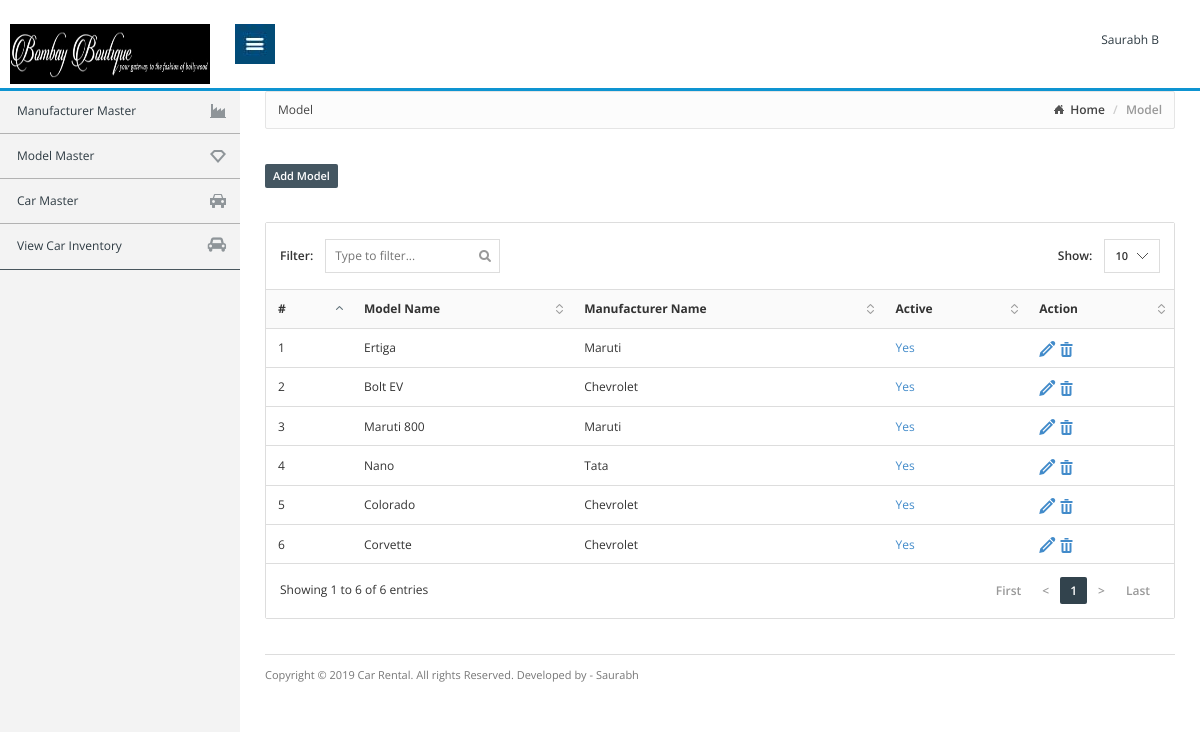
The page /admin-panel/model-master.php on the database its author committed.
### tables this page shows
CREATE TABLE `cr_model_master` (
  `id` int(11) NOT NULL,
  `manufacturer_id` int(11) DEFAULT NULL,
  `model_name` varchar(255) DEFAULT NULL,
  `active` tinyint(4) DEFAULT '0',
  `is_deleted` tinyint(4) DEFAULT '0',
  `created` timestamp NOT NULL DEFAULT CURRENT_TIMESTAMP
);

CREATE TABLE `cr_manufacturer_master` (
  `id` int(11) NOT NULL,
  `manufacturer_name` varchar(255) DEFAULT NULL,
  `active` tinyint(4) DEFAULT NULL,
  `is_deleted` tinyint(4) DEFAULT '0',
  `created` timestamp NOT NULL DEFAULT CURRENT_TIMESTAMP
);

### admin-panel/include/database.php (called while the page is built, shortened)
<?php
    class Database
    {
		private $connection;
		public function open_connection()
		{
			$this->connection = new mysqli("localhost", "root", "", "car-rental");
		}
		public function query($sql)
		{
			$result=$this->connection->query($sql);
			return $result;
		}
		public function fetch($query)
		{
			$row=$query->fetch_assoc();
			return $row;
		}
		public function escape_string($string)
		{
			$string = $this->connection->real_escape_string($string);
			return $string;
		}
		public function strip_all($string)
		{
			$string = strip_tags($string);
			return $string;
		}
	}
?>

### admin-panel/include/admin-functions.php (called while the page is built, shortened)
<?php
	include('database.php');
	class AdminFunctions extends Database {
		function getUniqueManufacturerById($id) {
			$id = $this->escape_string($this->strip_all($id));
			$query = "select * from ".PREFIX."manufacturer_master where id='$id'";
			$sql = $this->query($query);
			return $this->fetch($sql);
		}
	}
?>

### admin-panel/model-master.php (the view, shortened to what this page needs)
<?php
	include_once 'include/admin-functions.php';
	$admin = new AdminFunctions();
	$pageName = "Model";
	$addURL = 'model-add.php';
	$deleteURL = 'model-delete.php';
	$tableName = 'model_master';
	$sql = "SELECT * FROM ".PREFIX.$tableName." order by created DESC";
	$results = $admin->query($sql);
?>
<!DOCTYPE html>
<html lang="en">
<head>
	<link href="css/bootstrap.min.css" rel="stylesheet" type="text/css">
	<link href="css/londinium-theme.min.css" rel="stylesheet" type="text/css">
	<link href="css/styles.min.css" rel="stylesheet" type="text/css">
	<link href="css/icons.min.css" rel="stylesheet" type="text/css">
	<link href="css/font-awesome.min.css" rel="stylesheet">
</head>
<body class="sidebar-wide">
	<?php include 'include/navbar.php';
	?>
	<div class="page-container">
		<?php include 'include/sidebar.php';
		?>
 		<div class="page-content">
			<div class="breadcrumb-line">
				<div class="page-ttle hidden-xs" style="float:left;"><?php echo $pageName; ?></div>
				<ul class="breadcrumb">
					<li><a href="index.php">Home</a></li>
					<li class="active"><?php echo $pageName; ?></li>
				</ul>
			</div>
			<a href="<?php echo $addURL; ?>" class="label label-primary">Add <?php echo $pageName; ?></a><br/><br/>
			<br/>
			<div class="panel panel-default">
				<div class="datatable-selectable">
					<table class="table">
						<thead>
							<tr>
								<th>#</th>
								<th>Model Name</th>
								<th>Manufacturer Name</th>
								<th>Active</th>
								<th>Action</th>
							</tr>
						</thead>
						<tbody>
<?php
						$x = 1;
						while($row = $admin->fetch($results)){
							$manufacturerDetails = $admin->getUniqueManufacturerById($row['manufacturer_id']);
?>
							<tr>
								<td><?php echo $x++; ?></td>
								<td><?php echo $row['model_name']; ?></td>
								<td><?php echo $manufacturerDetails['manufacturer_name']; ?></td>
								<td>
								<?php
									if($row['active'] == '0') {
										$active_msg = 'Are you sure you want to make it active?';
										$active_status = 'No';
									} else if($row['active'] == '1') {
										$active_msg = 'Are you sure you want to make it inactive?';
										$active_status = 'Yes';
									}
								?>
									<a class="" href="model-status.php?id=<?php echo $row['id']; ?>" onclick="return confirm('<?php echo $active_msg;?>');" title="Click to change model status."><?php echo $active_status; ?></a>
								</td>
								<td>
									<a href="<?php echo $addURL; ?>?edit&id=<?php echo $row['id'] ?>" name="edit"  title="Click to edit this row"><i class="icon-pencil"></i></a>
									<a  href="<?php echo $deleteURL; ?>?id=<?php echo $row['id']; ?>" onclick="return confirm('Are you sure you want to delete?');" title="Click to delete this row, this action cannot be undone."><i class="icon-remove3"></i></a>
								</td>
							</tr>
<?php
						}
?>
						</tbody>
				  </table>
				</div>
			</div>
<?php 	include "include/footer.php"; ?>
		</div>
	</div>
</body>
</html>

### rows shown on the page
cr_model_master: model_name "Ertiga", cr_manufacturer_master.manufacturer_name "Maruti", active "Yes"
cr_model_master: model_name "Bolt EV", cr_manufacturer_master.manufacturer_name "Chevrolet", active "Yes"
cr_model_master: model_name "Maruti 800", cr_manufacturer_master.manufacturer_name "Maruti", active "Yes"
cr_model_master: model_name "Nano", cr_manufacturer_master.manufacturer_name "Tata", active "Yes"
cr_model_master: model_name "Colorado", cr_manufacturer_master.manufacturer_name "Chevrolet", active "Yes"
cr_model_master: model_name "Corvette", cr_manufacturer_master.manufacturer_name "Chevrolet", active "Yes"

### other values the page prints
$pageName "Model"
COPYRIGHT "2019"
SITE_NAME "Car Rental"
